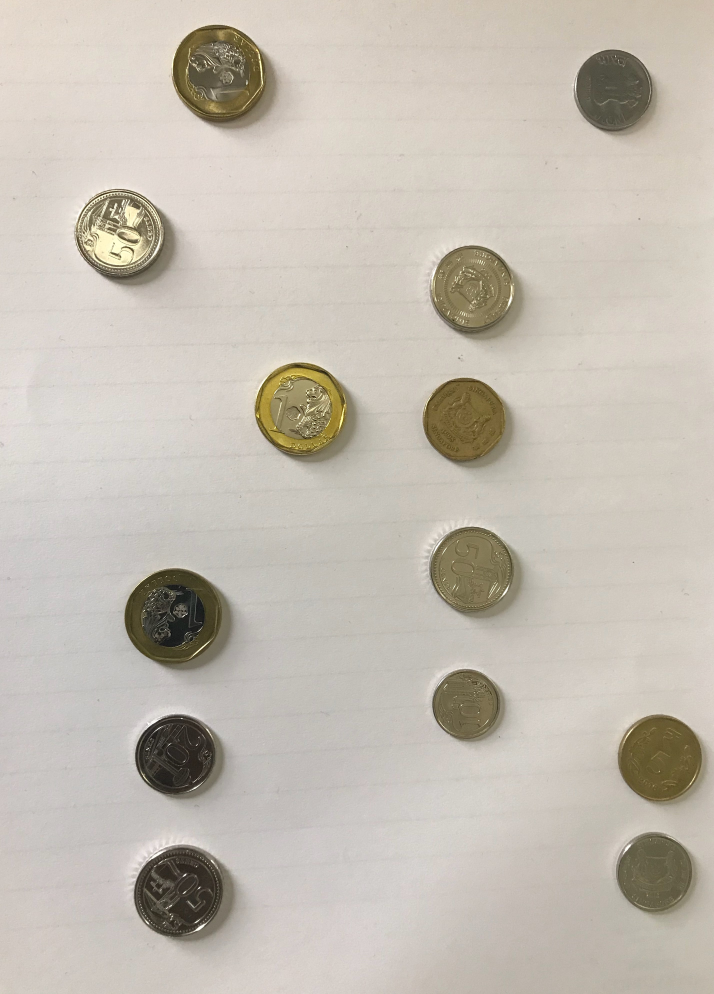
#> input picture coin.jpg, 2856 x 3976 px (shown at 1/4 size)
$ jupyter execute monik_coin.ipynb   (shell and % lines are left out)
#> lines starting #> are read from the running program, lines starting #| are printed output that depends on the picture
[cell 1]
import cv2
import numpy as np
import matplotlib.pyplot as plt

[cell 2]
image="coin.jpg"
img=cv2.imread(image,1)
#> img is the input picture: shape (3976, 2856, 3); mean B, G, R 178.3, 188.8, 195.8
img_orig=img.copy()
img=cv2.cvtColor(img,cv2.COLOR_BGR2GRAY)
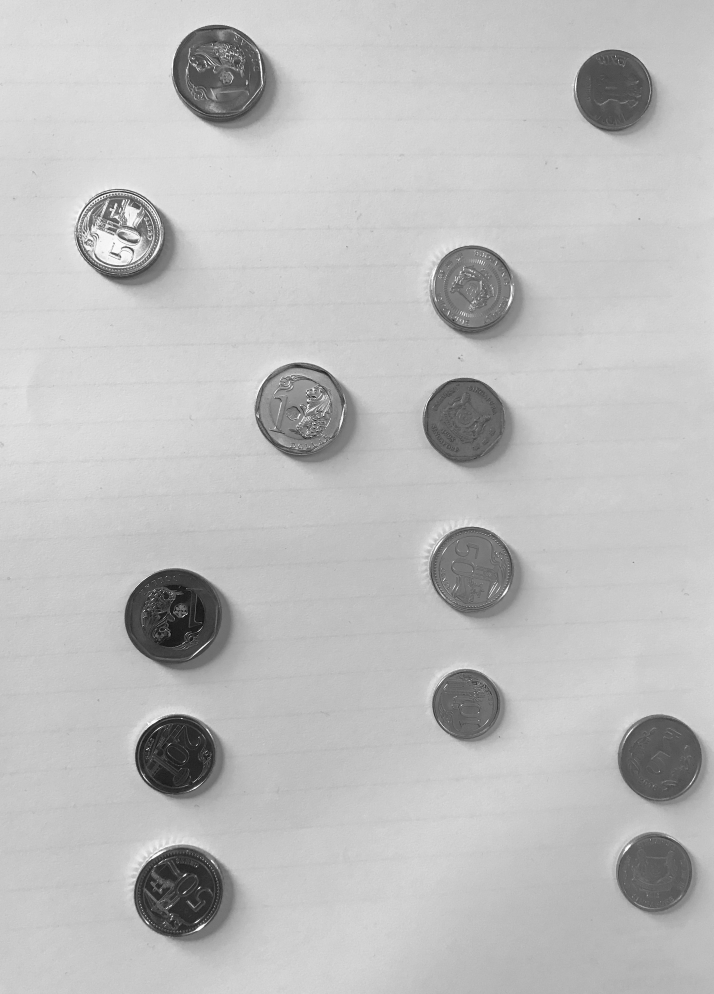
#> img: shape (3976, 2856) (shown at 1/4 size); min 0, max 255, mean 189.7
plt.rcParams["figure.figsize"]=(16,9)
plt.imshow(img,cmap='gray')

[cell 3]
img=cv2.GaussianBlur(img,(29,29),cv2.BORDER_DEFAULT)
plt.rcParams["figure.figsize"]=(16,9)
plt.imshow(img)

[cell 4]
all_coins=cv2.HoughCircles(img,cv2.HOUGH_GRADIENT,0.9,120,param1=50,param2=30,minRadius=100,maxRadius=185)
#> all_coins = 13 rows, first 8: [474.5, 936.5, 167.9], [678.5, 2470.5, 181.1], [694.5, 3025.5, 154.7], [869.5, 275.5, 177.8], [1888.5, 1143.5, 162.6], [1201.5, 1624.5, 175.6], [2644.5, 3029.5, 174.1], [2452.5, 352.5, 154.7]
all_coins_r=np.uint16(np.around(all_coins))
#> all_coins_r = 13 rows, first 8: [474, 936, 168], [678, 2470, 181], [694, 3026, 155], [870, 276, 178], [1888, 1144, 163], [1202, 1624, 176], [2644, 3030, 174], [2452, 352, 155]
#Detect the coins

[cell 5]
a=all_coins_r
#> a has the same summary as all_coins_r
print(all_coins_r.shape)
#| (1, 13, 3)
print('found'+str(all_coins_r.shape[1]))
#| found13
print(all_coins_r)
#| [[[ 474  936  168]
#|   [ 678 2470  181]
#|   [ 694 3026  155]
#|   [ 870  276  178]
#|   [1888 1144  163]
#|   [1202 1624  176]
#|   [2644 3030  174]
#|   [2452  352  155]
#|   [1860 1678  168]
#|   [ 708 3578  174]
#|   [1886 2276  170]
#|   [2622 3484  159]
#> (further printed lines are left out)
#the below list contains x,y,r meaning x,y axes points of the coins and their respective radius

[cell 6]
c=1
for i in all_coins_r[0,:]:
    cv2.circle(img_orig,(i[0],i[1]),i[2],(50,200,200),5)
    cv2.circle(img_orig,(i[0],i[1]),2,(255,0,0),3)
    cv2.putText(img_orig,"coin"+str(c),(i[0]-70,i[1]+30),cv2.FONT_HERSHEY_SIMPLEX,1.1,(255,0,0),10)
    c+=1
#> this loop made 13 passes
#> i on passes 1 to 12: [474, 936, 168], [678, 2470, 181], [694, 3026, 155], [870, 276, 178], [1888, 1144, 163], [1202, 1624, 176], [2644, 3030, 174], [2452, 352, 155], [1860, 1678, 168], [708, 3578, 174], [1886, 2276, 170], [2622, 3484, 159]
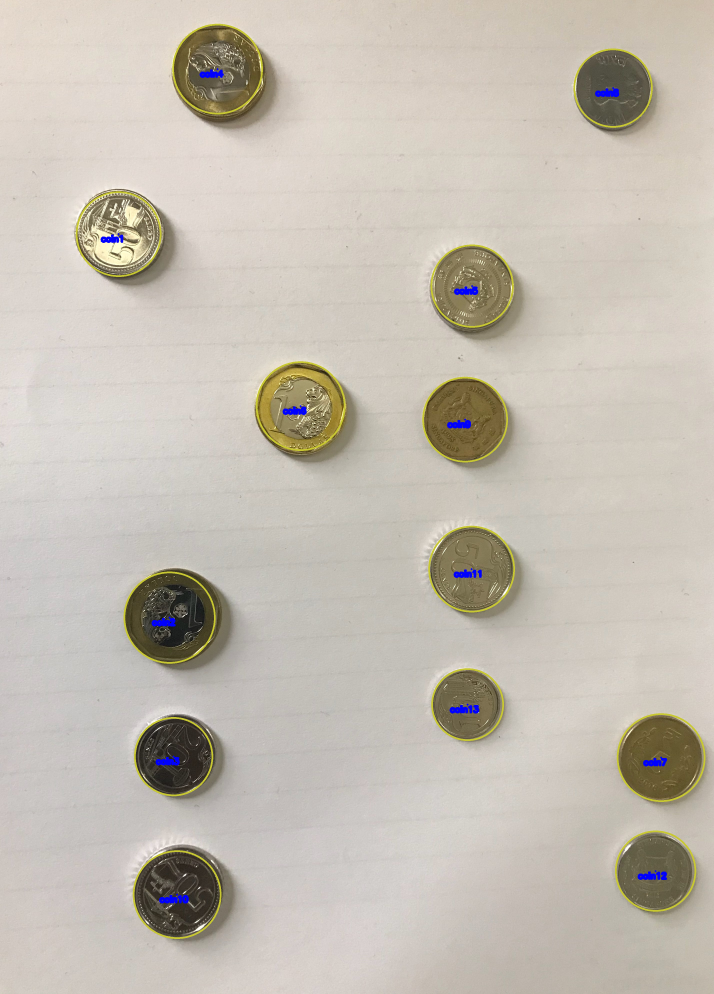
#> img_orig: shape (3976, 2856, 3) (shown at 1/4 size); mean B, G, R 178.4, 189.1, 196
#> after the loop, c = 14

[cell 7]
plt.rcParams["figure.figsize"]=(16,9)
plt.imshow(img_orig)
#Detected coins circled

[cell 8]
b=[]
for i in a :
    for j in i:
       b.append(j)
#> this loop made 1 pass
#> after the loop, b = [[474, 936, 168], [678, 2470, 181], [694, 3026, 155], [870, 276, 178], [1888, 1144, 163], [1202, 1624, 176], [2644, 3030, 174], [2452, 352, 155], [1860, 1678, 168], [708, 3578, 174], [1886, 2276, 170], [2622, 3484, 159], [1870, 2818, 142]]
print(b)
#> (printed output is left out)

[cell 9]
b=sorted(b,key=lambda x:x[0])
#> b = [[474, 936, 168], [678, 2470, 181], [694, 3026, 155], [708, 3578, 174], [870, 276, 178], [1202, 1624, 176], [1860, 1678, 168], [1870, 2818, 142], [1886, 2276, 170], [1888, 1144, 163], [2452, 352, 155], [2622, 3484, 159], [2644, 3030, 174]]

[cell 10]
for i in b:
    print(i)
#> this loop made 13 passes
#| [474 936 168]
#| [ 678 2470  181]
#| [ 694 3026  155]
#| [ 708 3578  174]
#| [870 276 178]
#| [1202 1624  176]
#| [1860 1678  168]
#| [1870 2818  142]
#> (further printed lines are left out)
#sort the array wrt to x axis

[cell 11]
from collections import defaultdict
#for coins before a particular coin find if the value(x+r) of all coins before it is greater than or equal to the x of the coin
#if yes append it to the dict
#similarly for coins after a particular coin check as done below
#this is done for each and every coin(13 coins)
def algo(b):
    c=defaultdict(list)
    for i in range(len(b)):
        for j in range(0,i):
            r=b[j][0]+b[j][2]
            if(r>=b[i][0]):
                c[i].append(j)
        for k in range(i+1,len(b)):
            r=b[k][0]-b[k][2]
            if(r<=b[i][0]):
                c[i].append(k)
#> this loop made 13 passes
    return(c)
#the algorithm for finding coins which fall under the same line

[cell 12]
algo(b)

## This dictionary contains the list of neary coins which will fall under the same line when we draw a line from the center of the key element of the dictionary.

ALGORITHM FOR DRAWING LINES:
1)Sort dictionary by no of elements inside the key
so say, we first draw lines through 9(6,7,8,9)
2)since we have already drew through (6,7,8,9) keys 6,7,8 are omitted
3)next we have 3, so draw lines through(1,2,3,4)
4)skip 2,1,4(already drawn)
5)now 11,12 draw a line
6)key 12 already drawn

[cell 13]
img_orig2=img_orig.copy()
img_orig2=cv2.line(img_orig2,(706,0),(706,4000),(255,0,0),10)
img_orig2=cv2.line(img_orig2,(1888,0),(1888,4000),(255,0,0),10)
img_orig2=cv2.line(img_orig2,(2630,0),(2630,4000),(255,0,0),10)
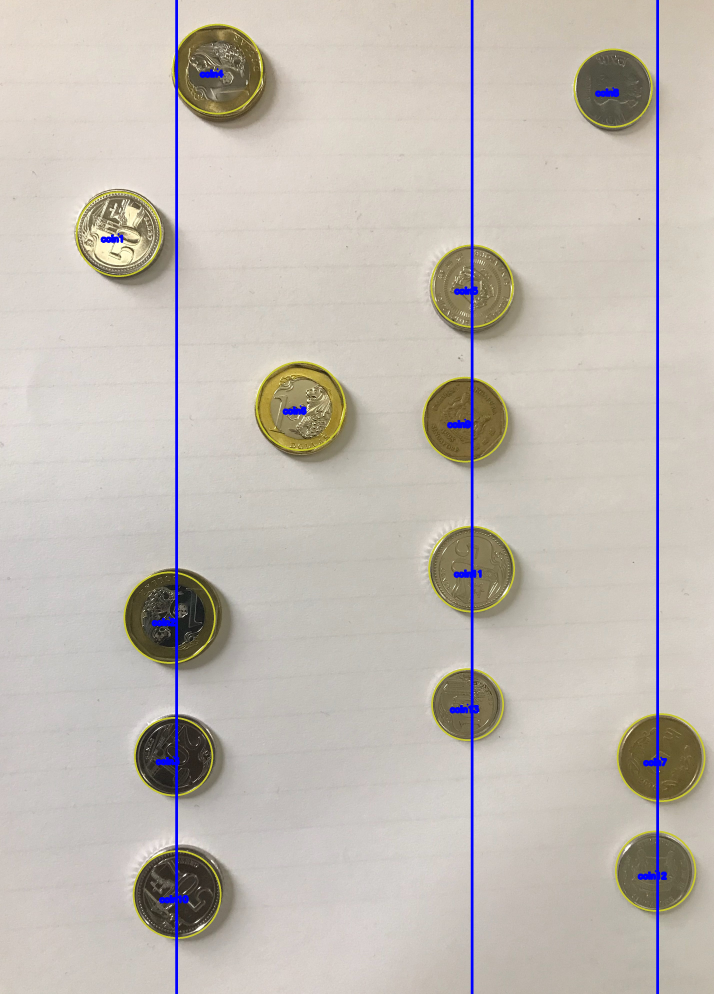
#> img_orig2: shape (3976, 2856, 3) (shown at 1/4 size); mean B, G, R 179.5, 187.2, 193.9
